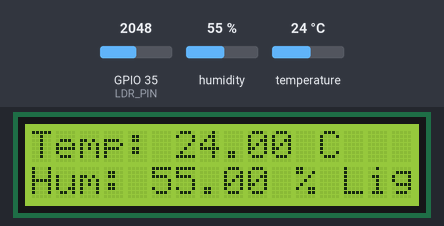
The sketch below on a simulated ESP32. Shown: 16×2 character LCD. Inputs (shaded band) come from the test bench; at power-on: humidity 55 %, temperature 24 °C, GPIO 35 (LDR_PIN) = 2048. What the sketch prints to the serial monitor is not drawn.

Above: at 3.2 s.
3.3 s: humidity set to 22 %
At 5.5 s:
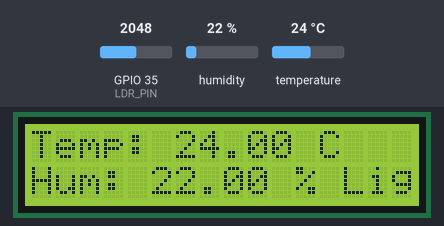
6.2 s: temperature set to 12 °C
At 7.7 s:
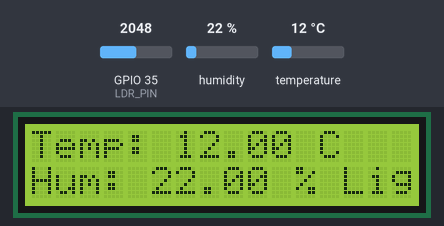
8.4 s: humidity set to 40 %
At 9.8 s:
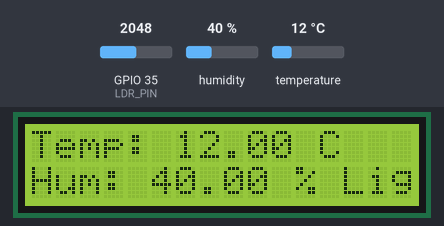
10.5 s: temperature set to 19 °C
At 12.0 s:
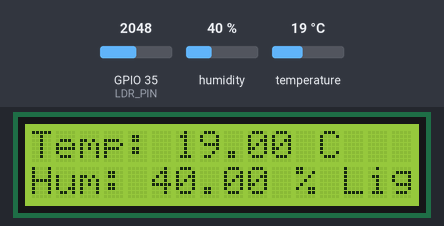
Timing chart, 0 to 13.5 s (numbered marks = the images above; inputs shaded):
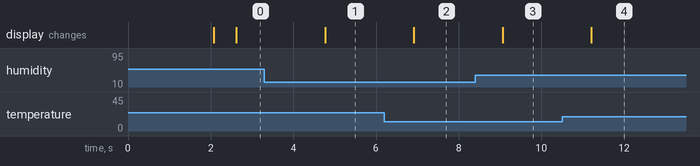

The sketch:

sketch.ino
```cpp
#include <dht.h>
#include <Wire.h>
#include <LiquidCrystal_I2C.h>

// Pin definitions
#define DHTPIN 19
#define DHTTYPE DHT22
#define LDR_PIN 35  // Pin untuk sensor cahaya (LDR)
#define TIMEDHT 1000

// Inisialisasi variabel
float humidity, celsius, fahrenheit;
int lightIntensity;
uint32_t timerDHT = TIMEDHT;
DHT dht(DHTPIN, DHTTYPE);

// Inisialisasi LCD (16x2 dengan I2C address 0x27)
LiquidCrystal_I2C lcd(0x27, 16, 2);

// Fungsi untuk membaca suhu dan kelembapan
void getTemperature() {
  if ((millis() - timerDHT) > TIMEDHT) {
    timerDHT = millis();
    humidity = dht.readHumidity();
    celsius = dht.readTemperature();
    fahrenheit = dht.readTemperature(true);

    if (isnan(humidity) || isnan(celsius) || isnan(fahrenheit)) {
      Serial.println("Failed to read from DHT sensor!");
      return;
    }
  }
}

// Fungsi untuk membaca intensitas cahaya
void getLightIntensity() {
  lightIntensity = analogRead(LDR_PIN);  // Membaca nilai analog dari LDR
}

void setup() {
  Serial.begin(115200);
  lcd.begin();  // Inisialisasi LCD
  lcd.backlight();  // Nyalakan backlight LCD
  dht.begin();  // Inisialisasi sensor DHT

  Serial.println("Hello, farhan");
  lcd.print("Initializing...");
  delay(2000);
  lcd.clear();
}

void loop() {
  delay(500);  // Delay untuk memperlambat loop
  getTemperature();
  getLightIntensity();

  // Tampilkan data di Serial Monitor
  Serial.print("Temp: ");
  Serial.print(celsius);
  Serial.print(" C, Humidity: ");
  Serial.print(humidity);
  Serial.print(" %, Light: ");
  Serial.println(lightIntensity);

  // Tampilkan data di LCD
  lcd.setCursor(0, 0);  // Baris pertama
  lcd.print("Temp: ");
  lcd.print(celsius);
  lcd.print(" C");

  lcd.setCursor(0, 1);  // Baris kedua
  lcd.print("Hum: ");
  lcd.print(humidity);
  lcd.print(" % Light: ");
  lcd.print(lightIntensity);
}
```

Measured:
- after the input at 3.3 s, the display: changes after 1.5 s (image 1)
- after the input at 6.2 s, the display: changes after 0.72 s (image 2)
- after the input at 8.4 s, the display: changes after 0.66 s (image 3)
- after the input at 10.5 s, the display: changes after 0.71 s (image 4)
